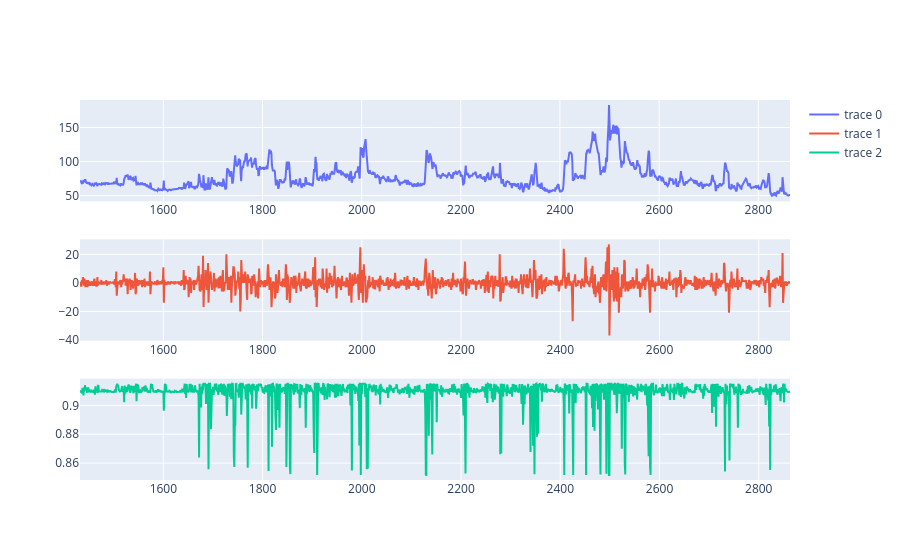

The cell this chart's notebook holds for it:
### Code cell
# We see that it approx works, but given that the ascending and descending phases are very short (only 2 to 3 time steps)
# It is not able to put high confidence in the persistent regime as it always quickly switches back to the other one

fig = make_subplots(rows = 3, cols = 1)


fig.add_trace(
go.Scatter(x=hrs[0].iloc[n//2:].index, y=hrs[0].iloc[n//2:].values, mode="lines"),
row=1, col=1
)
fig.add_trace(
go.Scatter(x=partial_differenced_hrs[0].index, y=partial_differenced_hrs[0].values, mode="lines"),
row=2, col=1
)
fig.add_trace(
go.Scatter(x=probas_state0_forecast_msar3[0].index, y=probas_state0_forecast_msar3[0].values, mode="lines"),
row=3, col=1
)


fig.show()

### Figure 1 — Plotly figure (JSON) as saved in the notebook; plotly's stock layout.template omitted (floating-point values rounded to 4 significant figures; data arrays with more than 128 entries replaced by an {"elided": "..."} marker saying what was removed)
{"data": [{"mode": "lines", "type": "scatter", "x": {"elided": "1433 int values"}, "xaxis": "x", "y": {"elided": "1433 float values"}, "yaxis": "y"}, {"mode": "lines", "type": "scatter", "x": {"elided": "1432 int values"}, "xaxis": "x2", "y": {"elided": "1432 float values"}, "yaxis": "y2"}, {"mode": "lines", "type": "scatter", "x": {"elided": "1432 int values"}, "xaxis": "x3", "y": {"elided": "1432 float values"}, "yaxis": "y3"}], "layout": {"xaxis": {"anchor": "y", "domain": [0, 1]}, "xaxis2": {"anchor": "y2", "domain": [0, 1]}, "xaxis3": {"anchor": "y3", "domain": [0, 1]}, "yaxis": {"anchor": "x", "domain": [0.7333, 1]}, "yaxis2": {"anchor": "x2", "domain": [0.3667, 0.6333]}, "yaxis3": {"anchor": "x3", "domain": [0, 0.2667]}}}
